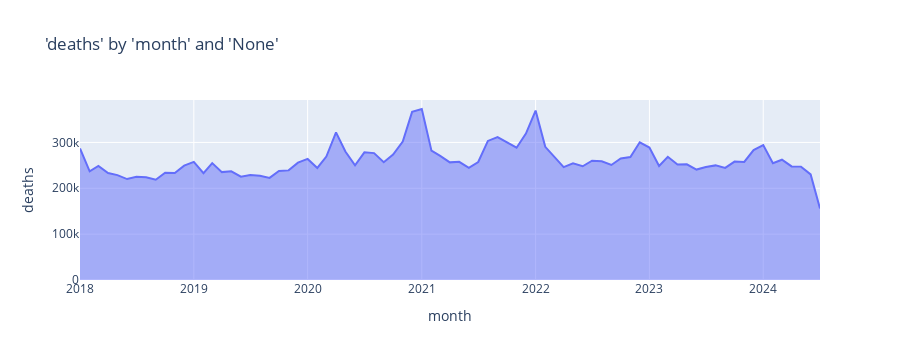

Notebook source saved alongside this figure:
### Markdown cell above
### Chart

### Code cell
charters.chart(
    df=mcd18_monthly,
    x_axis="month",
    y_axis="deaths",
    type="area",
)
